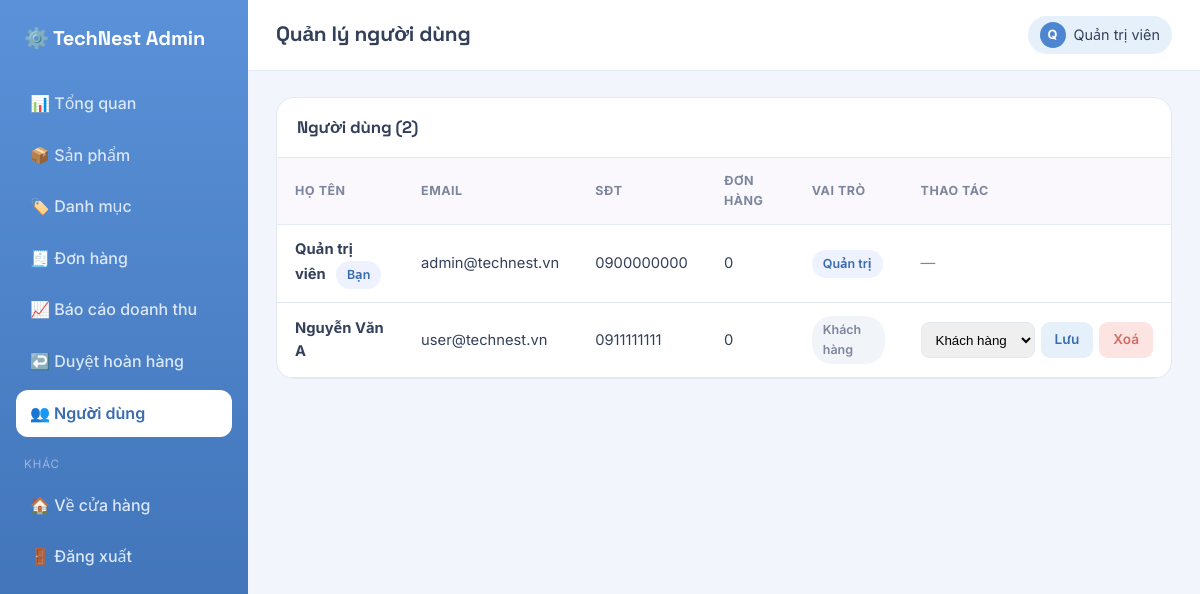
The page /admin/users.php (signed in) on the database its author committed.
### tables this page shows
CREATE TABLE users (
  id          INT AUTO_INCREMENT PRIMARY KEY,
  full_name   VARCHAR(100) NOT NULL,
  email       VARCHAR(150) NOT NULL UNIQUE,
  password    VARCHAR(255) NOT NULL,           
  phone       VARCHAR(20)  DEFAULT NULL,
  address     VARCHAR(255) DEFAULT NULL,
  role        ENUM('admin','customer') NOT NULL DEFAULT 'customer',
  created_at  TIMESTAMP DEFAULT CURRENT_TIMESTAMP
);

### includes/functions.php (called while the page is built, shortened)
<?php
function e($value)
{
    return htmlspecialchars((string)$value, ENT_QUOTES, 'UTF-8');
}
function current_user()
{
    return $_SESSION['user'] ?? null;
}

### admin/users.php (the view, shortened to what this page needs)
<?php
require_once __DIR__ . '/../includes/functions.php';
$me = current_user();
$users = $pdo->query(
    'SELECT u.*, (SELECT COUNT(*) FROM orders o WHERE o.user_id=u.id) AS order_count
     FROM users u ORDER BY u.created_at DESC'
)->fetchAll();
$title  = 'Quản lý người dùng';
$active = 'users';
include __DIR__ . '/includes/header.php';
?>
<div class="panel">
  <div class="panel-head"><h3>Người dùng (<?= count($users) ?>)</h3></div>
  <table class="table">
    <thead>
      <tr><th>Họ tên</th><th>Email</th><th>SĐT</th><th>Đơn hàng</th><th>Vai trò</th><th>Thao tác</th></tr>
    </thead>
    <tbody>
      <?php foreach ($users as $u): ?>
      <tr>
        <td><strong><?= e($u['full_name']) ?></strong>
            <?= (int)$u['id']===(int)$me['id'] ? '<span class="tag tag-admin" style="margin-left:6px">Bạn</span>' : '' ?></td>
        <td><?= e($u['email']) ?></td>
        <td><?= e($u['phone'] ?: '—') ?></td>
        <td><?= (int)$u['order_count'] ?></td>
        <td><span class="tag tag-<?= $u['role'] ?>"><?= $u['role']==='admin'?'Quản trị':'Khách hàng' ?></span></td>
        <td>
          <?php if ((int)$u['id'] !== (int)$me['id']): ?>
          <div class="actions">
            <form method="post" style="display:inline-flex;gap:6px">
              <select name="role" style="padding:6px 10px;border:1px solid var(--line);border-radius:8px">
                <option value="customer" <?= $u['role']==='customer'?'selected':'' ?>>Khách hàng</option>
              </select>
              <button class="btn btn-ghost btn-sm">Lưu</button>
            </form>
            <a class="btn btn-danger btn-sm" href="?action=delete&id=<?= $u['id'] ?>"
               data-confirm="Xoá người dùng “<?= e($u['full_name']) ?>”?">Xoá</a>
          </div>
          <?php else: ?>
            <span style="color:var(--muted)">—</span>
          <?php endif; ?>
        </td>
      </tr>
      <?php endforeach; ?>
    </tbody>
  </table>
</div>
<?php include __DIR__ . '/includes/footer.php'; ?>

### admin/includes/header.php (shortened to what this page needs)
<?php
require_once __DIR__ . '/../../includes/functions.php';
$active = $active ?? '';
?>
<!DOCTYPE html>
<html lang="vi">
<head>
  <link rel="stylesheet" href="/shop/assets/css/style.css">
</head>
<body>
<div class="admin-body">
  <aside class="sidebar" id="sidebar">
    <div class="brand">⚙️ TechNest Admin</div>
    <nav>
      <a href="/shop/admin/index.php"      class="<?= $active==='dashboard'?'active':'' ?>">📊 Tổng quan</a>
      <a href="/shop/admin/products.php"   class="<?= $active==='products'?'active':'' ?>">📦 Sản phẩm</a>
      <a href="/shop/admin/categories.php" class="<?= $active==='categories'?'active':'' ?>">🏷️ Danh mục</a>
      <a href="/shop/admin/orders.php"     class="<?= $active==='orders'?'active':'' ?>">🧾 Đơn hàng</a>
      <a href="/shop/admin/revenue.php"    class="<?= $active==='revenue'?'active':'' ?>">📈 Báo cáo doanh thu</a>
      <a href="/shop/admin/returns.php"    class="<?= $active==='returns'?'active':'' ?>">↩️ Duyệt hoàn hàng<?php
      ?></a>
      <a href="/shop/admin/users.php"      class="<?= $active==='users'?'active':'' ?>">👥 Người dùng</a>
      <div class="sep">Khác</div>
      <a href="/shop/index.php">🏠 Về cửa hàng</a>
      <a href="/shop/logout.php">🚪 Đăng xuất</a>
    </nav>
  </aside>
  <div class="admin-main">
    <div class="admin-top">
      <div style="display:flex;align-items:center;gap:12px">
        <h1><?= isset($title) ? e($title) : 'Quản trị' ?></h1>
      </div>
      <a class="user-chip" href="/shop/account.php" title="Tài khoản của tôi">
        <span class="av"><?= e(mb_strtoupper(mb_substr(current_user()['full_name'],0,1))) ?></span>
        <span class="name"><?= e(current_user()['full_name']) ?></span>
      </a>
    </div>
    <div class="admin-content">

### assets/css/style.css (style rules this page uses)
:root { --bg: #f2f6fc; --surface: #ffffff; --ink: #34405a; --muted: #7c869c; --line: #e3e9f2; --primary: #4d86d0; --primary-d: #3a6cb0; --primary-soft: #e6f0fb; --accent: #f3a3c2; --accent-d: #d76d99; --accent-ink: #a83a66; --accent-soft: #fce9f1; --mint: #bfe6d6; --ok: #3f9e77; --warn: #cf9648; --danger: #d56a63; --radius: 18px; --shadow: 0 12px 30px rgba(70, 110, 180, 0.14); --shadow-sm: 0 4px 14px rgba(70, 110, 180, 0.09); }
* { box-sizing: border-box; margin: 0; padding: 0; }
body { font-family: "Inter", system-ui, -apple-system, "Segoe UI", Roboto, sans-serif; background: var(--bg); color: var(--ink); line-height: 1.6; -webkit-font-smoothing: antialiased; }
h1, h2, h3, .brand { font-family: "Space Grotesk", "Inter", sans-serif; font-weight: 700; letter-spacing: -0.01em; }
a { color: inherit; text-decoration: none; }
.btn { display: inline-flex; align-items: center; gap: 8px; padding: 11px 22px; border-radius: 12px; border: none; font: inherit; font-weight: 600; cursor: pointer; transition: transform 0.12s ease, box-shadow 0.12s ease, background 0.15s; white-space: nowrap; }
.btn-ghost { background: var(--primary-soft); color: var(--primary-d); }
.btn-danger { background: #fbe4e2; color: var(--danger); }
.btn-sm { padding: 7px 14px; font-size: 0.85rem; border-radius: 9px; }
.brand { font-size: 1.4rem; color: var(--primary-d); display: flex; align-items: center; gap: 8px; }
.user-chip { display: flex; align-items: center; gap: 8px; padding: 6px 12px; background: var(--primary-soft); border-radius: 30px; font-size: 0.9rem; color: var(--ink); transition: background 0.15s; }
.user-chip .av { width: 26px; height: 26px; border-radius: 50%; background: var(--primary); color: #fff; display: grid; place-items: center; font-weight: 700; font-size: 0.8rem; }
.tag { display: inline-block; padding: 4px 11px; border-radius: 20px; font-size: 0.78rem; font-weight: 600; }
.tag-admin { background: #eef2ff; color: var(--primary-d); }
.tag-customer { background: #f1f5f9; color: var(--muted); }
.admin-body { display: flex; min-height: 100vh; }
.sidebar { width: 248px; background: linear-gradient(180deg, #5a91d8, #3a6cb0); color: #dbe7f7; padding: 22px 16px; position: sticky; top: 0; height: 100vh; flex-shrink: 0; }
.sidebar .brand { color: #fff; font-size: 1.25rem; margin-bottom: 26px; padding: 0 8px; }
.sidebar nav a { display: flex; align-items: center; gap: 11px; padding: 11px 14px; border-radius: 12px; margin-bottom: 4px; color: #dbe7f7; font-weight: 500; transition: 0.15s; }
.sidebar nav a.active { background: #fff; color: var(--primary-d); font-weight: 600; }
.sidebar .sep { font-size: 0.72rem; text-transform: uppercase; letter-spacing: 0.08em; opacity: 0.55; margin: 18px 8px 8px; }
.admin-main { flex: 1; min-width: 0; }
.admin-top { background: var(--surface); border-bottom: 1px solid var(--line); padding: 16px 28px; display: flex; align-items: center; justify-content: space-between; }
.admin-top h1 { font-size: 1.3rem; }
.admin-content { padding: 26px 28px; }
.panel { background: var(--surface); border: 1px solid var(--line); border-radius: var(--radius); overflow: hidden; }
.panel-head { padding: 16px 20px; border-bottom: 1px solid var(--line); display: flex; align-items: center; justify-content: space-between; }
.panel-head h3 { font-size: 1.05rem; }
.table { width: 100%; border-collapse: collapse; }
.table th, .table td { padding: 13px 18px; text-align: left; border-bottom: 1px solid var(--line); font-size: 0.92rem; }
.table th { background: #faf7fd; font-size: 0.78rem; text-transform: uppercase; letter-spacing: 0.04em; color: var(--muted); }
.actions { display: flex; gap: 6px; }

### rows shown on the page
users: full_name "Q", full_name "Quản trị viên", shows "Bạn", email "admin@technest.vn", phone "0900000000", order_count "0", role "Quản trị"
users: full_name "Nguyễn Văn A", email "user@technest.vn", phone "0911111111", order_count "0", shows "Khách hàng", role "Khách hàng"

### other values the page prints
$title "Quản lý người dùng"
count($users) "2"
